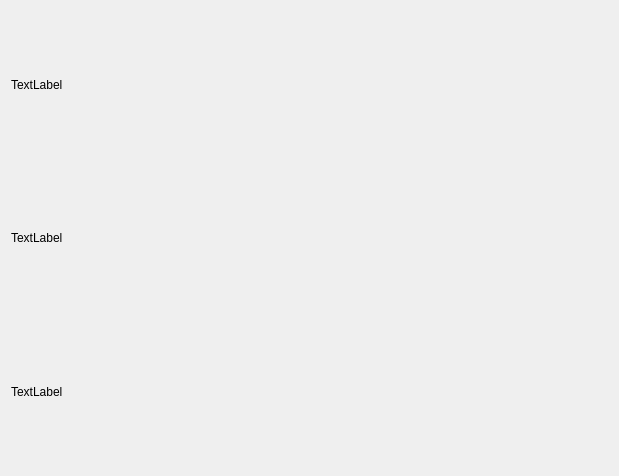
<?xml version="1.0" encoding="UTF-8"?>
<ui version="4.0">
 <class>Form</class>
 <widget class="QWidget" name="Form">
  <property name="geometry">
   <rect>
    <x>0</x>
    <y>0</y>
    <width>619</width>
    <height>476</height>
   </rect>
  </property>
  <property name="windowTitle">
   <string>Form</string>
  </property>
  <layout class="QVBoxLayout" name="verticalLayout_2">
   <item>
    <layout class="QVBoxLayout" name="verticalLayout">
     <item>
      <widget class="QLabel" name="label">
       <property name="text">
        <string>TextLabel</string>
       </property>
      </widget>
     </item>
     <item>
      <widget class="QLabel" name="label_2">
       <property name="text">
        <string>TextLabel</string>
       </property>
      </widget>
     </item>
     <item>
      <widget class="QLabel" name="label_3">
       <property name="text">
        <string>TextLabel</string>
       </property>
      </widget>
     </item>
    </layout>
   </item>
  </layout>
 </widget>
 <resources/>
 <connections/>
</ui>
